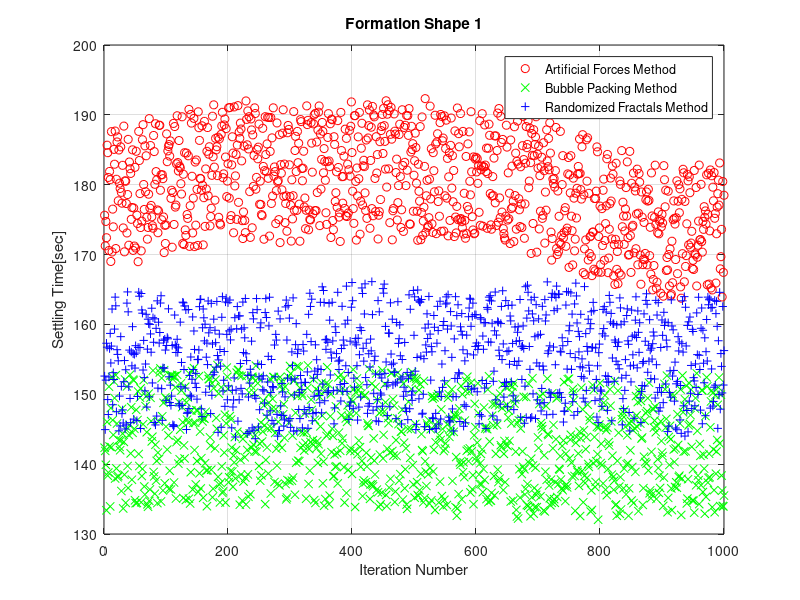
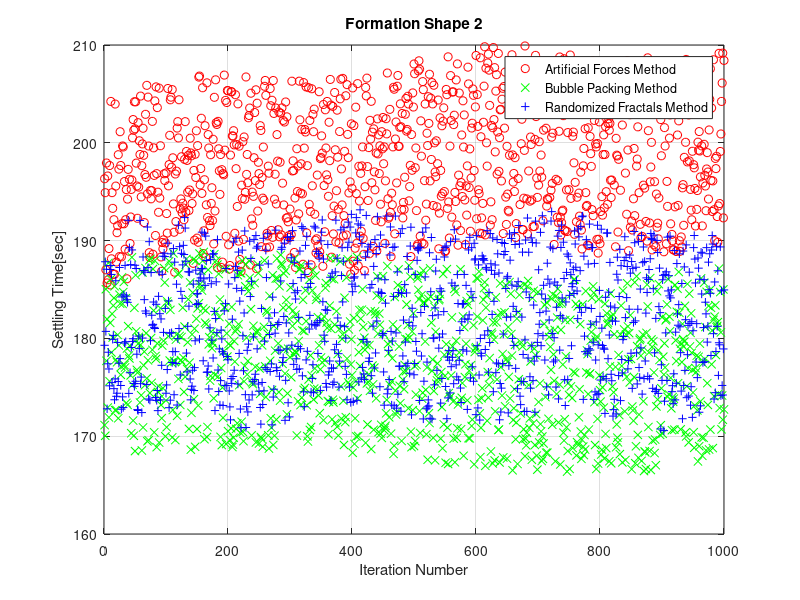

MATLAB code to generate these figures, in order:
close all
clear all
clc
iteration_count = 1000;


artificial_forces_t_1   = 167;
bubble_packing_t_1      = 133;
randomized_fractals_t_1 = 144;

artificial_forces_t_2  =185;
bubble_packing_t_2     =168;
randomized_fractals_t_2 = 171;


%artificial_forces_g_1  =0.22;
%bubble_packing_g_1     =0.24;
%randomized_fractals_g_1 = 0.35;

%artificial_forces_g_2  =0.19;
%bubble_packing_g_2     =0.22;
%randomized_fractals_g_2 = 0.47;

noise_amplitude = 20.3;
a_t1 = noise_amplitude * rand(iteration_count,1);
b_t1 = noise_amplitude * rand(iteration_count,1);
r_t1 = noise_amplitude * rand(iteration_count,1);
a_t2 = noise_amplitude * rand(iteration_count,1);
b_t2 = noise_amplitude * rand(iteration_count,1);
r_t2 = noise_amplitude * rand(iteration_count,1);

%a_g1 = noise_amplitude * rand(iteration_count,1);
%b_g1 = noise_amplitude * rand(iteration_count,1);
%r_g1 = noise_amplitude * rand(iteration_count,1);
%a_g2 = noise_amplitude * rand(iteration_count,1);
%b_g2 = noise_amplitude * rand(iteration_count,1);
%r_g2 = noise_amplitude * rand(iteration_count,1);

f1 = 0.2;
f2 = 0.1;
f3 = 0.3;
fy = 1 / 15;
fr = 0.02;
amplitude = 1.02;

sampling = 100;
i = 1/sampling : 1/sampling : iteration_count/sampling;

%shape 1 
a_f_t = amplitude * sin(2*pi*f1*i) + amplitude * sin(2*pi*fr*i) + amplitude*5 * sin(2*pi*fy*i);
b_f_t = amplitude * sin(2*pi*f2*i) + amplitude * sin(2*pi*(fr-0.02)*i);
r_f_t = amplitude * sin(2*pi*f3*i) + amplitude * sin(2*pi*(fr+0.02)*i);


AT1 = artificial_forces_t_1   * ones(iteration_count,1) + a_t1 + a_f_t';
BT1 = bubble_packing_t_1      * ones(iteration_count,1) + b_t1 + b_f_t';
RT1 = randomized_fractals_t_1 * ones(iteration_count,1) + r_t1 + r_f_t';
figure
plot(AT1,'ro')
hold on
grid on
plot(BT1,'gx')
plot(RT1, 'b+')
legend('Artificial Forces Method','Bubble Packing Method','Randomized Fractals Method')
xlabel('Iteration Number')
ylabel('Settling Time[sec]')
title('Formation Shape 1')

% a_f_g = amplitude * sin(2*pi*(f1-0.04)*i) + amplitude * sin(2*pi*fr*i);
% b_f_g = amplitude * sin(2*pi*(f2+0.02)*i) + amplitude * sin(2*pi*(fr+0.02)*i);
% r_f_g = amplitude * sin(2*pi*(f3-0.1)*i) + amplitude * sin(2*pi*(fr-0.02)*i);
% 
% 
% AG1 = artificial_forces_g_1   * ones(iteration_count,1) + a_g1 + a_f_g';
% BG1 = bubble_packing_g_1      * ones(iteration_count,1) + b_g1 + b_f_g';
% RG1 = randomized_fractals_g_1 * ones(iteration_count,1) + r_g1 + r_f_g';
% figure
% plot(AG1,'ro')
% hold on
% grid on
% plot(BG1,'gx')
% plot(RG1, 'b+')
% legend('Artificial Forces Method','Bubble Packing Method','Randomized Fractals Method')
% xlabel('Iteration Number')
% ylabel('Geometrical Mesh Irregularity')
% title('Formation Shape 1')
%shape 1

%shape 2 
a_f_t = amplitude * sin(2*pi*f1*i) + amplitude * sin(2*pi*fr*i) + amplitude*4 * sin(2*pi*fy*0.3*i);
b_f_t = amplitude * sin(2*pi*f2*i) + amplitude * sin(2*pi*(fr-0.04)*i);
r_f_t = amplitude * sin(2*pi*f3*i) + amplitude * sin(2*pi*(fr+0.03)*i);

AT2 = artificial_forces_t_2   * ones(iteration_count,1) + a_t2 + a_f_t';
BT2 = bubble_packing_t_2      * ones(iteration_count,1) + b_t2 + b_f_t';
RT2 = randomized_fractals_t_2 * ones(iteration_count,1) + r_t2 + r_f_t';
figure
plot(AT2,'ro')
hold on
grid on
plot(BT2,'gx')
plot(RT2, 'b+')
legend('Artificial Forces Method','Bubble Packing Method','Randomized Fractals Method')
xlabel('Iteration Number')
ylabel('Settling Time[sec]')
title('Formation Shape 2')

% a_f_g = amplitude * sin(2*pi*(f1-0.07)*i) + amplitude * sin(2*pi*fr*i);
% b_f_g = amplitude * sin(2*pi*(f2+0.01)*i) + amplitude * sin(2*pi*(fr+0.01)*i);
% r_f_g = amplitude * sin(2*pi*(f3-0.2)*i) + amplitude * sin(2*pi*(fr-0.05)*i);
% 
% 
% AG2 = artificial_forces_g_2   * ones(iteration_count,1) + a_g2 + a_f_g';
% BG2 = bubble_packing_g_2      * ones(iteration_count,1) + b_g2 + b_f_g';
% RG2 = randomized_fractals_g_2 * ones(iteration_count,1) + r_g2 + r_f_g';
% figure
% plot(AG2,'ro')
% hold on
% grid on
% plot(BG2,'gx')
% plot(RG2, 'b+')
% legend('Artificial Forces Method','Bubble Packing Method','Randomized Fractals Method')
% xlabel('Iteration Number')
% ylabel('Geometrical Mesh Irregularity')
% title('Formation Shape 2')
%shape 2

